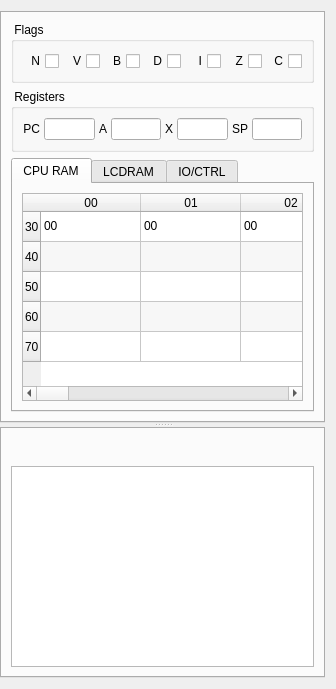
<?xml version="1.0" encoding="UTF-8"?>
<ui version="4.0">
 <class>DebugWidget</class>
 <widget class="QWidget" name="sideWidget">
  <property name="geometry">
   <rect>
    <x>0</x>
    <y>0</y>
    <width>336</width>
    <height>689</height>
   </rect>
  </property>
  <layout class="QHBoxLayout" name="horizontalLayout">
   <property name="leftMargin">
    <number>0</number>
   </property>
   <item>
    <widget class="QSplitter" name="sideSplitter">
     <property name="sizePolicy">
      <sizepolicy hsizetype="Preferred" vsizetype="Preferred">
       <horstretch>0</horstretch>
       <verstretch>0</verstretch>
      </sizepolicy>
     </property>
     <property name="orientation">
      <enum>Qt::Vertical</enum>
     </property>
     <widget class="QTabWidget" name="debugTabWidget">
      <property name="sizePolicy">
       <sizepolicy hsizetype="Preferred" vsizetype="Expanding">
        <horstretch>0</horstretch>
        <verstretch>0</verstretch>
       </sizepolicy>
      </property>
      <property name="currentIndex">
       <number>0</number>
      </property>
      <property name="tabBarAutoHide">
       <bool>true</bool>
      </property>
      <widget class="QWidget" name="CPUTab">
       <attribute name="title">
        <string>CPU</string>
       </attribute>
       <layout class="QGridLayout" name="gridLayout">
        <item row="1" column="0">
         <widget class="QGroupBox" name="groupBox_3">
          <property name="title">
           <string> Registers </string>
          </property>
          <layout class="QVBoxLayout" name="regLayout">
           <item>
            <layout class="QHBoxLayout" name="regLine1Layout" stretch="1,10,1,10,1,10,1,10">
             <property name="spacing">
              <number>4</number>
             </property>
             <item>
              <widget class="QLabel" name="labelPC">
               <property name="toolTip">
                <string>Program counter (PC)</string>
               </property>
               <property name="text">
                <string>PC</string>
               </property>
               <property name="alignment">
                <set>Qt::AlignRight|Qt::AlignTrailing|Qt::AlignVCenter</set>
               </property>
              </widget>
             </item>
             <item>
              <widget class="QLineEdit" name="pcEdit">
               <property name="sizePolicy">
                <sizepolicy hsizetype="Ignored" vsizetype="Fixed">
                 <horstretch>0</horstretch>
                 <verstretch>0</verstretch>
                </sizepolicy>
               </property>
               <property name="toolTip">
                <string>Program counter (PC)</string>
               </property>
               <property name="key" stdset="0">
                <string>PC13</string>
               </property>
               <property name="type" stdset="0">
                <string>integer</string>
               </property>
               <property name="mask" stdset="0">
                <string>0x%0.4X</string>
               </property>
              </widget>
             </item>
             <item>
              <widget class="QLabel" name="aLabel">
               <property name="toolTip">
                <string>Accumulator (A)</string>
               </property>
               <property name="text">
                <string>A</string>
               </property>
              </widget>
             </item>
             <item>
              <widget class="QLineEdit" name="aEdit">
               <property name="sizePolicy">
                <sizepolicy hsizetype="Ignored" vsizetype="Fixed">
                 <horstretch>0</horstretch>
                 <verstretch>0</verstretch>
                </sizepolicy>
               </property>
               <property name="toolTip">
                <string>Accumulator (A)</string>
               </property>
               <property name="key" stdset="0">
                <string>A</string>
               </property>
               <property name="type" stdset="0">
                <string>integer</string>
               </property>
               <property name="mask" stdset="0">
                <string>0x%0.2X</string>
               </property>
              </widget>
             </item>
             <item>
              <widget class="QLabel" name="xLabel">
               <property name="toolTip">
                <string>Index Register X (X)</string>
               </property>
               <property name="text">
                <string>X</string>
               </property>
              </widget>
             </item>
             <item>
              <widget class="QLineEdit" name="xEdit">
               <property name="sizePolicy">
                <sizepolicy hsizetype="Ignored" vsizetype="Fixed">
                 <horstretch>0</horstretch>
                 <verstretch>0</verstretch>
                </sizepolicy>
               </property>
               <property name="toolTip">
                <string>Index Register X (X)</string>
               </property>
               <property name="key" stdset="0">
                <string>X</string>
               </property>
               <property name="type" stdset="0">
                <string>integer</string>
               </property>
               <property name="mask" stdset="0">
                <string>0x%0.2X</string>
               </property>
              </widget>
             </item>
             <item>
              <widget class="QLabel" name="spLabel">
               <property name="toolTip">
                <string>Stack Pointer (S)</string>
               </property>
               <property name="text">
                <string>SP</string>
               </property>
              </widget>
             </item>
             <item>
              <widget class="QLineEdit" name="spEdit">
               <property name="sizePolicy">
                <sizepolicy hsizetype="Ignored" vsizetype="Fixed">
                 <horstretch>0</horstretch>
                 <verstretch>0</verstretch>
                </sizepolicy>
               </property>
               <property name="toolTip">
                <string>Stack Pointer (S)</string>
               </property>
               <property name="key" stdset="0">
                <string>SP</string>
               </property>
               <property name="type" stdset="0">
                <string>integer</string>
               </property>
               <property name="mask" stdset="0">
                <string>0x%0.2X</string>
               </property>
              </widget>
             </item>
            </layout>
           </item>
          </layout>
         </widget>
        </item>
        <item row="2" column="0">
         <widget class="QTabWidget" name="ramTabWidget">
          <property name="currentIndex">
           <number>0</number>
          </property>
          <widget class="QWidget" name="tabRAM">
           <attribute name="title">
            <string>CPU RAM</string>
           </attribute>
           <layout class="QVBoxLayout" name="ramLayout">
            <item>
             <widget class="QTableWidget" name="ramDataTable">
              <property name="alternatingRowColors">
               <bool>true</bool>
              </property>
              <property name="selectionMode">
               <enum>QAbstractItemView::NoSelection</enum>
              </property>
              <property name="rowCount">
               <number>5</number>
              </property>
              <property name="columnCount">
               <number>16</number>
              </property>
              <property name="key" stdset="0">
               <string>RAM</string>
              </property>
              <property name="type" stdset="0">
               <string>table</string>
              </property>
              <property name="mask" stdset="0">
               <string>%0.2X</string>
              </property>
              <attribute name="horizontalHeaderMinimumSectionSize">
               <number>0</number>
              </attribute>
              <attribute name="verticalHeaderMinimumSectionSize">
               <number>0</number>
              </attribute>
              <row>
               <property name="text">
                <string>30</string>
               </property>
              </row>
              <row>
               <property name="text">
                <string>40</string>
               </property>
              </row>
              <row>
               <property name="text">
                <string>50</string>
               </property>
              </row>
              <row>
               <property name="text">
                <string>60</string>
               </property>
              </row>
              <row>
               <property name="text">
                <string>70</string>
               </property>
              </row>
              <row>
               <property name="text">
                <string>80</string>
               </property>
              </row>
              <row>
               <property name="text">
                <string>90</string>
               </property>
              </row>
              <row>
               <property name="text">
                <string>A0</string>
               </property>
              </row>
              <row>
               <property name="text">
                <string>B0</string>
               </property>
              </row>
              <column>
               <property name="text">
                <string>00</string>
               </property>
              </column>
              <column>
               <property name="text">
                <string>01</string>
               </property>
              </column>
              <column>
               <property name="text">
                <string>02</string>
               </property>
              </column>
              <column>
               <property name="text">
                <string>03</string>
               </property>
              </column>
              <column>
               <property name="text">
                <string>04</string>
               </property>
              </column>
              <column>
               <property name="text">
                <string>05</string>
               </property>
              </column>
              <column>
               <property name="text">
                <string>06</string>
               </property>
              </column>
              <column>
               <property name="text">
                <string>07</string>
               </property>
              </column>
              <column>
               <property name="text">
                <string>08</string>
               </property>
              </column>
              <column>
               <property name="text">
                <string>09</string>
               </property>
              </column>
              <column>
               <property name="text">
                <string>0A</string>
               </property>
              </column>
              <column>
               <property name="text">
                <string>0B</string>
               </property>
              </column>
              <column>
               <property name="text">
                <string>0C</string>
               </property>
              </column>
              <column>
               <property name="text">
                <string>0D</string>
               </property>
              </column>
              <column>
               <property name="text">
                <string>0E</string>
               </property>
              </column>
              <column>
               <property name="text">
                <string>0F</string>
               </property>
              </column>
              <item row="0" column="0">
               <property name="text">
                <string>00</string>
               </property>
              </item>
              <item row="0" column="1">
               <property name="text">
                <string>00</string>
               </property>
              </item>
              <item row="0" column="2">
               <property name="text">
                <string>00</string>
               </property>
              </item>
              <item row="0" column="3">
               <property name="text">
                <string>00</string>
               </property>
              </item>
              <item row="0" column="4">
               <property name="text">
                <string>00</string>
               </property>
              </item>
              <item row="0" column="5">
               <property name="text">
                <string>00</string>
               </property>
              </item>
              <item row="0" column="6">
               <property name="text">
                <string>00</string>
               </property>
              </item>
              <item row="0" column="7">
               <property name="text">
                <string>00</string>
               </property>
              </item>
              <item row="0" column="8">
               <property name="text">
                <string>00</string>
               </property>
              </item>
              <item row="0" column="9">
               <property name="text">
                <string>00</string>
               </property>
              </item>
              <item row="0" column="10">
               <property name="text">
                <string>00</string>
               </property>
              </item>
              <item row="0" column="11">
               <property name="text">
                <string>00</string>
               </property>
              </item>
              <item row="0" column="12">
               <property name="text">
                <string>00</string>
               </property>
              </item>
              <item row="0" column="13">
               <property name="text">
                <string>00</string>
               </property>
              </item>
              <item row="0" column="14">
               <property name="text">
                <string>00</string>
               </property>
              </item>
              <item row="0" column="15">
               <property name="text">
                <string>00</string>
               </property>
              </item>
             </widget>
            </item>
           </layout>
          </widget>
          <widget class="QWidget" name="tabLCDRAM">
           <attribute name="title">
            <string>LCDRAM</string>
           </attribute>
           <layout class="QVBoxLayout" name="lcdramLayout">
            <item>
             <widget class="QTableWidget" name="lcdramDataTable">
              <property name="alternatingRowColors">
               <bool>true</bool>
              </property>
              <property name="selectionMode">
               <enum>QAbstractItemView::NoSelection</enum>
              </property>
              <property name="rowCount">
               <number>3</number>
              </property>
              <property name="columnCount">
               <number>16</number>
              </property>
              <property name="key" stdset="0">
               <string>LCDRAM</string>
              </property>
              <property name="type" stdset="0">
               <string>table</string>
              </property>
              <property name="mask" stdset="0">
               <string>%0.2X</string>
              </property>
              <attribute name="horizontalHeaderMinimumSectionSize">
               <number>0</number>
              </attribute>
              <attribute name="verticalHeaderMinimumSectionSize">
               <number>0</number>
              </attribute>
              <row>
               <property name="text">
                <string>00</string>
               </property>
              </row>
              <row>
               <property name="text">
                <string>10</string>
               </property>
              </row>
              <row>
               <property name="text">
                <string>20</string>
               </property>
              </row>
              <column>
               <property name="text">
                <string>00</string>
               </property>
              </column>
              <column>
               <property name="text">
                <string>01</string>
               </property>
              </column>
              <column>
               <property name="text">
                <string>02</string>
               </property>
              </column>
              <column>
               <property name="text">
                <string>03</string>
               </property>
              </column>
              <column>
               <property name="text">
                <string>04</string>
               </property>
              </column>
              <column>
               <property name="text">
                <string>05</string>
               </property>
              </column>
              <column>
               <property name="text">
                <string>06</string>
               </property>
              </column>
              <column>
               <property name="text">
                <string>07</string>
               </property>
              </column>
              <column>
               <property name="text">
                <string>08</string>
               </property>
              </column>
              <column>
               <property name="text">
                <string>09</string>
               </property>
              </column>
              <column>
               <property name="text">
                <string>0A</string>
               </property>
              </column>
              <column>
               <property name="text">
                <string>0B</string>
               </property>
              </column>
              <column>
               <property name="text">
                <string>0C</string>
               </property>
              </column>
              <column>
               <property name="text">
                <string>0D</string>
               </property>
              </column>
              <column>
               <property name="text">
                <string>0E</string>
               </property>
              </column>
              <column>
               <property name="text">
                <string>0F</string>
               </property>
              </column>
              <item row="0" column="0">
               <property name="text">
                <string>00</string>
               </property>
              </item>
              <item row="0" column="1">
               <property name="text">
                <string>00</string>
               </property>
              </item>
              <item row="0" column="2">
               <property name="text">
                <string>00</string>
               </property>
              </item>
              <item row="0" column="3">
               <property name="text">
                <string>00</string>
               </property>
              </item>
              <item row="0" column="4">
               <property name="text">
                <string>00</string>
               </property>
              </item>
              <item row="0" column="5">
               <property name="text">
                <string>00</string>
               </property>
              </item>
              <item row="0" column="6">
               <property name="text">
                <string>00</string>
               </property>
              </item>
              <item row="0" column="7">
               <property name="text">
                <string>00</string>
               </property>
              </item>
              <item row="0" column="8">
               <property name="text">
                <string>00</string>
               </property>
              </item>
              <item row="0" column="9">
               <property name="text">
                <string>00</string>
               </property>
              </item>
              <item row="0" column="10">
               <property name="text">
                <string>00</string>
               </property>
              </item>
              <item row="0" column="11">
               <property name="text">
                <string>00</string>
               </property>
              </item>
              <item row="0" column="12">
               <property name="text">
                <string>00</string>
               </property>
              </item>
              <item row="0" column="13">
               <property name="text">
                <string>00</string>
               </property>
              </item>
              <item row="0" column="14">
               <property name="text">
                <string>00</string>
               </property>
              </item>
              <item row="0" column="15">
               <property name="text">
                <string>00</string>
               </property>
              </item>
              <item row="1" column="0"/>
              <item row="1" column="1"/>
              <item row="1" column="2"/>
              <item row="1" column="3"/>
              <item row="1" column="4"/>
              <item row="1" column="5"/>
              <item row="1" column="6"/>
              <item row="1" column="7"/>
              <item row="1" column="8"/>
              <item row="1" column="9"/>
              <item row="1" column="10"/>
              <item row="1" column="11"/>
              <item row="1" column="12"/>
              <item row="1" column="13"/>
              <item row="1" column="14"/>
              <item row="1" column="15"/>
              <item row="2" column="0"/>
              <item row="2" column="1"/>
              <item row="2" column="2"/>
              <item row="2" column="3"/>
              <item row="2" column="4"/>
              <item row="2" column="5"/>
              <item row="2" column="6"/>
              <item row="2" column="7"/>
              <item row="2" column="8"/>
              <item row="2" column="9"/>
              <item row="2" column="10"/>
              <item row="2" column="11"/>
              <item row="2" column="12"/>
              <item row="2" column="13"/>
              <item row="2" column="14"/>
              <item row="2" column="15"/>
             </widget>
            </item>
           </layout>
          </widget>
          <widget class="QWidget" name="tabIORAM">
           <attribute name="title">
            <string>IO/CTRL</string>
           </attribute>
           <layout class="QVBoxLayout" name="ioramLayout">
            <item>
             <widget class="QTableWidget" name="ioramDataTable">
              <property name="alternatingRowColors">
               <bool>true</bool>
              </property>
              <property name="selectionMode">
               <enum>QAbstractItemView::NoSelection</enum>
              </property>
              <property name="rowCount">
               <number>12</number>
              </property>
              <property name="columnCount">
               <number>1</number>
              </property>
              <property name="key" stdset="0">
               <string>IORAM</string>
              </property>
              <property name="type" stdset="0">
               <string>table</string>
              </property>
              <property name="mask" stdset="0">
               <string>%0.2X</string>
              </property>
              <attribute name="horizontalHeaderVisible">
               <bool>false</bool>
              </attribute>
              <attribute name="horizontalHeaderMinimumSectionSize">
               <number>0</number>
              </attribute>
              <attribute name="verticalHeaderMinimumSectionSize">
               <number>0</number>
              </attribute>
              <row>
               <property name="text">
                <string>C0H_IO_Ctrl</string>
               </property>
              </row>
              <row>
               <property name="text">
                <string>C1H_PortA_Data</string>
               </property>
              </row>
              <row>
               <property name="text">
                <string>C3H_PortB_Data</string>
               </property>
              </row>
              <row>
               <property name="text">
                <string>C4H_Freq_Tone</string>
               </property>
              </row>
              <row>
               <property name="text">
                <string>C6H_Freq_Vol_Tone</string>
               </property>
              </row>
              <row>
               <property name="text">
                <string>CCH_Noise_Type</string>
               </property>
              </row>
              <row>
               <property name="text">
                <string>CEH_Noise_Vol</string>
               </property>
              </row>
              <row>
               <property name="text">
                <string>D0H_Standby_Normal_Config</string>
               </property>
              </row>
              <row>
               <property name="text">
                <string>D2H_INT_Config</string>
               </property>
              </row>
              <row>
               <property name="text">
                <string>D4H_Speech_Mode</string>
               </property>
              </row>
              <row>
               <property name="text">
                <string>D5H_Speech_Data</string>
               </property>
              </row>
              <row>
               <property name="text">
                <string>D7H_Bank_Select</string>
               </property>
              </row>
              <column/>
              <item row="0" column="0">
               <property name="text">
                <string>0x00</string>
               </property>
              </item>
             </widget>
            </item>
           </layout>
          </widget>
         </widget>
        </item>
        <item row="0" column="0">
         <widget class="QGroupBox" name="flagsGroupBox">
          <property name="title">
           <string> Flags </string>
          </property>
          <layout class="QHBoxLayout" name="horizontalLayout" stretch="0,0,0,0,0,0,0">
           <property name="spacing">
            <number>4</number>
           </property>
           <item>
            <widget class="QCheckBox" name="nfCheckBox">
             <property name="toolTip">
              <string>Negative flag N</string>
             </property>
             <property name="layoutDirection">
              <enum>Qt::RightToLeft</enum>
             </property>
             <property name="text">
              <string>N</string>
             </property>
             <property name="key" stdset="0">
              <string>NF</string>
             </property>
             <property name="type" stdset="0">
              <string>boolean</string>
             </property>
            </widget>
           </item>
           <item>
            <widget class="QCheckBox" name="vfCheckBox">
             <property name="toolTip">
              <string>Overflow flag V</string>
             </property>
             <property name="layoutDirection">
              <enum>Qt::RightToLeft</enum>
             </property>
             <property name="text">
              <string>V</string>
             </property>
             <property name="key" stdset="0">
              <string>VF</string>
             </property>
             <property name="type" stdset="0">
              <string>boolean</string>
             </property>
            </widget>
           </item>
           <item>
            <widget class="QCheckBox" name="bfCheckBox">
             <property name="toolTip">
              <string>Break flag B</string>
             </property>
             <property name="layoutDirection">
              <enum>Qt::RightToLeft</enum>
             </property>
             <property name="text">
              <string>B</string>
             </property>
             <property name="key" stdset="0">
              <string>BF</string>
             </property>
             <property name="type" stdset="0">
              <string>boolean</string>
             </property>
            </widget>
           </item>
           <item>
            <widget class="QCheckBox" name="dfCheckBox">
             <property name="toolTip">
              <string>Decimal mode flag D</string>
             </property>
             <property name="layoutDirection">
              <enum>Qt::RightToLeft</enum>
             </property>
             <property name="text">
              <string>D</string>
             </property>
             <property name="key" stdset="0">
              <string>DF</string>
             </property>
             <property name="type" stdset="0">
              <string>boolean</string>
             </property>
            </widget>
           </item>
           <item>
            <widget class="QCheckBox" name="ifCheckBox">
             <property name="toolTip">
              <string>Interrupt disable flag I</string>
             </property>
             <property name="layoutDirection">
              <enum>Qt::RightToLeft</enum>
             </property>
             <property name="text">
              <string>I</string>
             </property>
             <property name="key" stdset="0">
              <string>IF</string>
             </property>
             <property name="type" stdset="0">
              <string>boolean</string>
             </property>
            </widget>
           </item>
           <item>
            <widget class="QCheckBox" name="zfCheckBox">
             <property name="toolTip">
              <string>Zero flag Z</string>
             </property>
             <property name="layoutDirection">
              <enum>Qt::RightToLeft</enum>
             </property>
             <property name="text">
              <string>Z</string>
             </property>
             <property name="key" stdset="0">
              <string>ZF</string>
             </property>
             <property name="type" stdset="0">
              <string>boolean</string>
             </property>
            </widget>
           </item>
           <item>
            <widget class="QCheckBox" name="cfCheckBox">
             <property name="toolTip">
              <string>Carry flag C</string>
             </property>
             <property name="layoutDirection">
              <enum>Qt::RightToLeft</enum>
             </property>
             <property name="text">
              <string>C</string>
             </property>
             <property name="key" stdset="0">
              <string>CF</string>
             </property>
             <property name="type" stdset="0">
              <string>boolean</string>
             </property>
            </widget>
           </item>
          </layout>
         </widget>
        </item>
       </layout>
      </widget>
     </widget>
     <widget class="QTabWidget" name="tabWidget">
      <property name="currentIndex">
       <number>0</number>
      </property>
      <property name="tabBarAutoHide">
       <bool>true</bool>
      </property>
      <widget class="QWidget" name="tab">
       <property name="enabled">
        <bool>true</bool>
       </property>
       <attribute name="title">
        <string>Page</string>
       </attribute>
       <layout class="QVBoxLayout" name="verticalLayout_7">
        <item>
         <layout class="QHBoxLayout" name="horizontalLayout_7">
          <property name="spacing">
           <number>0</number>
          </property>
          <item>
           <widget class="QPushButton" name="runButton">
            <property name="enabled">
             <bool>false</bool>
            </property>
            <property name="sizePolicy">
             <sizepolicy hsizetype="Fixed" vsizetype="Fixed">
              <horstretch>0</horstretch>
              <verstretch>0</verstretch>
             </sizepolicy>
            </property>
            <property name="toolTip">
             <string>Run</string>
            </property>
            <property name="icon">
             <iconset>
              <normaloff>run.svg</normaloff>run.svg</iconset>
            </property>
            <property name="iconSize">
             <size>
              <width>14</width>
              <height>14</height>
             </size>
            </property>
            <property name="flat">
             <bool>true</bool>
            </property>
           </widget>
          </item>
          <item>
           <widget class="QPushButton" name="pauseButton">
            <property name="sizePolicy">
             <sizepolicy hsizetype="Fixed" vsizetype="Fixed">
              <horstretch>0</horstretch>
              <verstretch>0</verstretch>
             </sizepolicy>
            </property>
            <property name="toolTip">
             <string>Pause</string>
            </property>
            <property name="icon">
             <iconset>
              <normaloff>pause.svg</normaloff>pause.svg</iconset>
            </property>
            <property name="iconSize">
             <size>
              <width>14</width>
              <height>14</height>
             </size>
            </property>
            <property name="flat">
             <bool>true</bool>
            </property>
           </widget>
          </item>
          <item>
           <widget class="QPushButton" name="stopButton">
            <property name="enabled">
             <bool>true</bool>
            </property>
            <property name="toolTip">
             <string>Stop</string>
            </property>
            <property name="icon">
             <iconset>
              <normaloff>stop.svg</normaloff>stop.svg</iconset>
            </property>
            <property name="iconSize">
             <size>
              <width>14</width>
              <height>14</height>
             </size>
            </property>
            <property name="flat">
             <bool>true</bool>
            </property>
           </widget>
          </item>
          <item>
           <widget class="QPushButton" name="stepButton">
            <property name="enabled">
             <bool>false</bool>
            </property>
            <property name="toolTip">
             <string>Step</string>
            </property>
            <property name="icon">
             <iconset>
              <normaloff>step.svg</normaloff>step.svg</iconset>
            </property>
            <property name="iconSize">
             <size>
              <width>14</width>
              <height>14</height>
             </size>
            </property>
            <property name="autoRepeat">
             <bool>true</bool>
            </property>
            <property name="flat">
             <bool>true</bool>
            </property>
           </widget>
          </item>
          <item>
           <spacer name="horizontalSpacer">
            <property name="orientation">
             <enum>Qt::Horizontal</enum>
            </property>
            <property name="sizeHint" stdset="0">
             <size>
              <width>40</width>
              <height>20</height>
             </size>
            </property>
           </spacer>
          </item>
         </layout>
        </item>
        <item>
         <widget class="QTableWidget" name="listingTable">
          <property name="focusPolicy">
           <enum>Qt::NoFocus</enum>
          </property>
          <property name="editTriggers">
           <set>QAbstractItemView::DoubleClicked|QAbstractItemView::EditKeyPressed</set>
          </property>
          <property name="selectionMode">
           <enum>QAbstractItemView::SingleSelection</enum>
          </property>
          <property name="selectionBehavior">
           <enum>QAbstractItemView::SelectRows</enum>
          </property>
          <property name="showGrid">
           <bool>false</bool>
          </property>
          <property name="columnCount">
           <number>3</number>
          </property>
          <property name="key" stdset="0">
           <string>LISTING</string>
          </property>
          <property name="type" stdset="0">
           <string>listing</string>
          </property>
          <property name="mask" stdset="0">
           <string>0x%0.4X</string>
          </property>
          <attribute name="horizontalHeaderVisible">
           <bool>false</bool>
          </attribute>
          <attribute name="horizontalHeaderStretchLastSection">
           <bool>true</bool>
          </attribute>
          <attribute name="verticalHeaderVisible">
           <bool>false</bool>
          </attribute>
          <attribute name="verticalHeaderMinimumSectionSize">
           <number>0</number>
          </attribute>
          <column/>
          <column/>
          <column/>
         </widget>
        </item>
       </layout>
      </widget>
     </widget>
    </widget>
   </item>
  </layout>
  <action name="actionDebug">
   <property name="checkable">
    <bool>true</bool>
   </property>
  </action>
 </widget>
 <resources/>
 <connections>
  <connection>
   <sender>nfCheckBox</sender>
   <signal>stateChanged(int)</signal>
   <receiver>DebugWidget</receiver>
   <slot>checkBoxStateChanged()</slot>
  </connection>
  <connection>
   <sender>vfCheckBox</sender>
   <signal>stateChanged(int)</signal>
   <receiver>DebugWidget</receiver>
   <slot>checkBoxStateChanged()</slot>
  </connection>
  <connection>
   <sender>bfCheckBox</sender>
   <signal>stateChanged(int)</signal>
   <receiver>DebugWidget</receiver>
   <slot>checkBoxStateChanged()</slot>
  </connection>
  <connection>
   <sender>dfCheckBox</sender>
   <signal>stateChanged(int)</signal>
   <receiver>DebugWidget</receiver>
   <slot>checkBoxStateChanged()</slot>
  </connection>
  <connection>
   <sender>ifCheckBox</sender>
   <signal>stateChanged(int)</signal>
   <receiver>DebugWidget</receiver>
   <slot>checkBoxStateChanged()</slot>
  </connection>
  <connection>
   <sender>zfCheckBox</sender>
   <signal>stateChanged(int)</signal>
   <receiver>DebugWidget</receiver>
   <slot>checkBoxStateChanged()</slot>
  </connection>
  <connection>
   <sender>cfCheckBox</sender>
   <signal>stateChanged(int)</signal>
   <receiver>DebugWidget</receiver>
   <slot>checkBoxStateChanged()</slot>
  </connection>
  <connection>
    <sender>pcEdit</sender>
    <signal>editingFinished()</signal>
    <receiver>DebugWidget</receiver>
    <slot>lineEditFinished()</slot>
  </connection>
  <connection>
    <sender>aEdit</sender>
    <signal>editingFinished()</signal>
    <receiver>DebugWidget</receiver>
    <slot>lineEditFinished()</slot>
  </connection>
  <connection>
    <sender>xEdit</sender>
    <signal>editingFinished()</signal>
    <receiver>DebugWidget</receiver>
    <slot>lineEditFinished()</slot>
  </connection>
  <connection>
    <sender>spEdit</sender>
    <signal>editingFinished()</signal>
    <receiver>DebugWidget</receiver>
    <slot>lineEditFinished()</slot>
  </connection>
  <connection>
    <sender>ramDataTable</sender>
    <signal>itemChanged(QTableWidgetItem*)</signal>
    <receiver>DebugWidget</receiver>
    <slot>tableItemChanged()</slot>
  </connection>
  <connection>
    <sender>lcdramDataTable</sender>
    <signal>itemChanged(QTableWidgetItem*)</signal>
    <receiver>DebugWidget</receiver>
    <slot>tableItemChanged()</slot>
  </connection>
  <connection>
    <sender>ioramDataTable</sender>
    <signal>itemChanged(QTableWidgetItem*)</signal>
    <receiver>DebugWidget</receiver>
    <slot>tableItemChanged()</slot>
  </connection>
  <connection>
    <sender>actionDebug</sender>
    <signal>toggled(bool)</signal>
    <receiver>runButton</receiver>
    <slot>setEnabled(bool)</slot>
  </connection>
  <connection>
    <sender>actionDebug</sender>
    <signal>toggled(bool)</signal>
    <receiver>stopButton</receiver>
    <slot>setDisabled(bool)</slot>
  </connection>
  <connection>
    <sender>actionDebug</sender>
    <signal>toggled(bool)</signal>
    <receiver>pauseButton</receiver>
    <slot>setDisabled(bool)</slot>
  </connection>
  <connection>
    <sender>actionDebug</sender>
    <signal>toggled(bool)</signal>
    <receiver>stepButton</receiver>
    <slot>setEnabled(bool)</slot>
  </connection>

  <connection>
    <sender>runButton</sender>
    <signal>clicked()</signal>
    <receiver>DebugWidget</receiver>
    <slot>debugRunSignal()</slot>
  </connection>
  <connection>
    <sender>stopButton</sender>
    <signal>clicked()</signal>
    <receiver>DebugWidget</receiver>
    <slot>debugStopSignal()</slot>
  </connection>
  <connection>
    <sender>pauseButton</sender>
    <signal>clicked()</signal>
    <receiver>DebugWidget</receiver>
    <slot>debugPauseSignal()</slot>
  </connection>
  <connection>
    <sender>stepButton</sender>
    <signal>clicked()</signal>
    <receiver>DebugWidget</receiver>
    <slot>debugStepSignal()</slot>
  </connection>
  <connection>
    <sender>listingTable</sender>
    <signal>itemChanged(QTableWidgetItem*)</signal>
    <receiver>DebugWidget</receiver>
    <slot>listingTableChanged()</slot>
  </connection>
  <connection>
    <sender>ramTabWidget</sender>
    <signal>currentChanged(int)</signal>
    <receiver>DebugWidget</receiver>
    <slot>refrashStateSignal()</slot>
  </connection>
 </connections>
 <slots>
  <slot>lineEditFinished()</slot>
  <slot>tableItemChanged()</slot>
  <slot>checkBoxStateChanged()</slot>
  <slot>debugRunSignal()</slot>
  <slot>debugStopSignal()</slot>
  <slot>debugPauseSignal()</slot>
  <slot>debugStepSignal()</slot>
  <slot>listingTableChanged()</slot>
  <slot>refrashStateSignal()</slot>
 </slots>
</ui>
